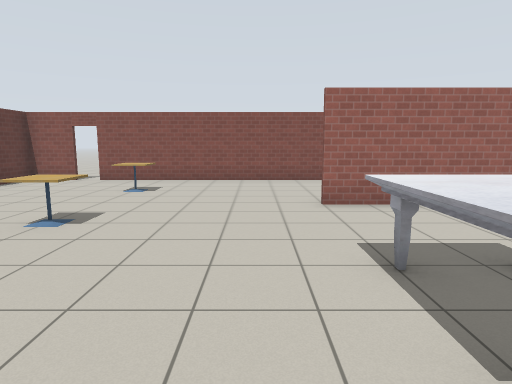
view 1 (above)

16 first-person views from a walk through a robot-simulator world made for Gazebo. The camera is 1.3 m above the floor, tilts 8° down and sees 75° across. The floor is counted in squares, 1 m on a side. Each view is taken from the middle of a square. On the plan, view 1 faces up. The plan holds only what a view shows up to about 14 squares ahead; the rest is blank. Gazebo's built-in surfaces are drawn with simple patterns.

view 2
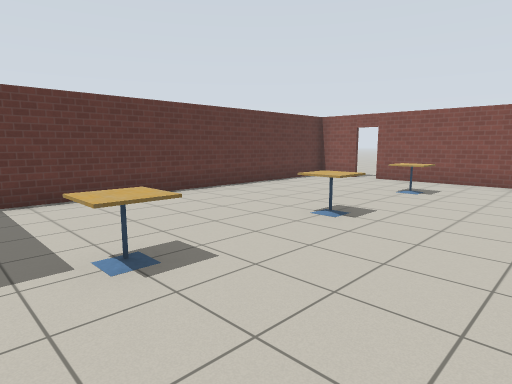

view 3
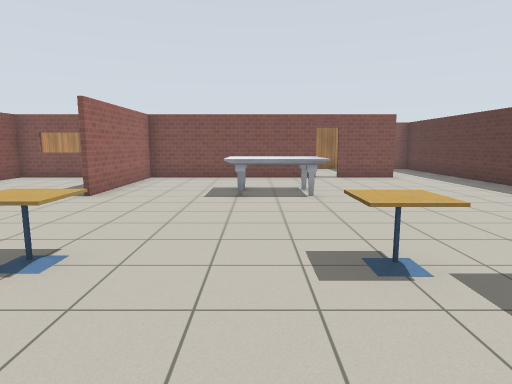

view 4
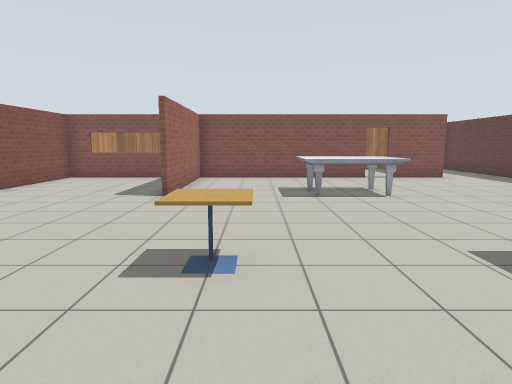

view 5
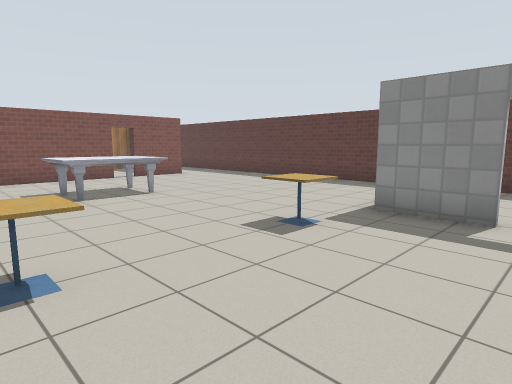

view 6
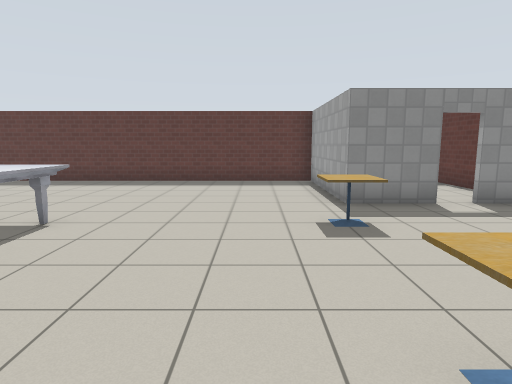

view 7
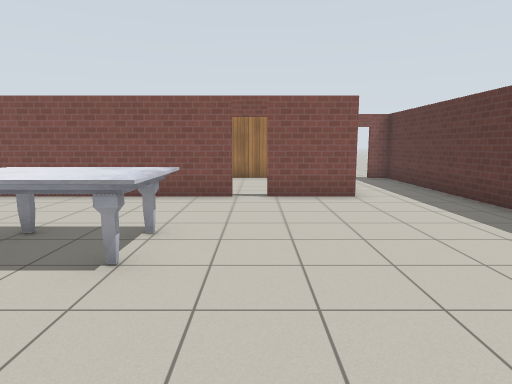

view 8
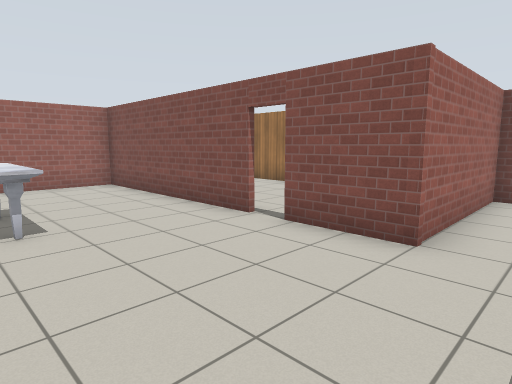

view 9
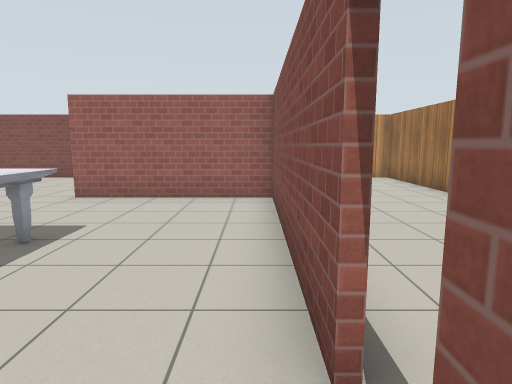

view 10
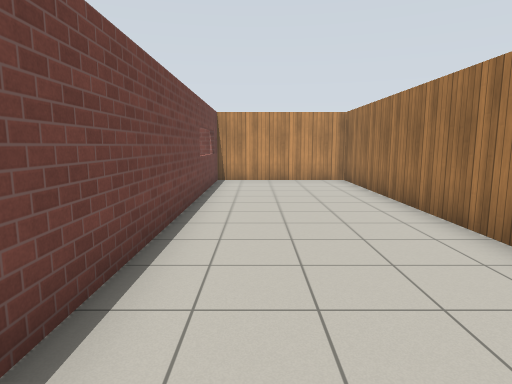

view 11
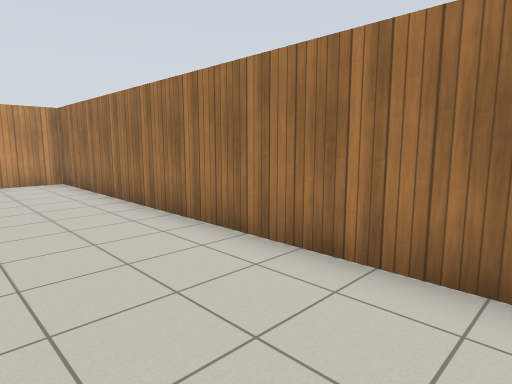

view 12
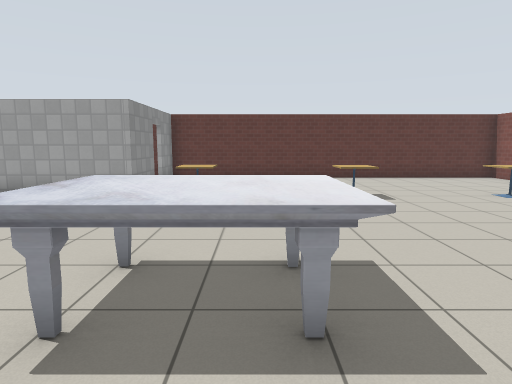

view 13
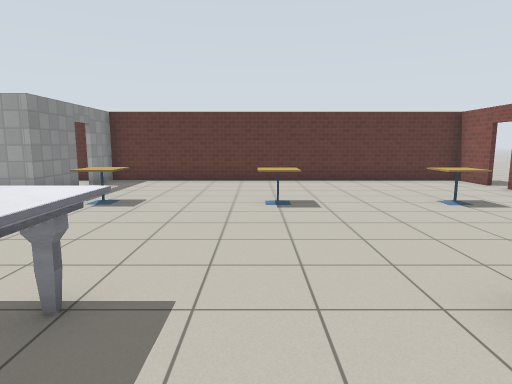

view 14
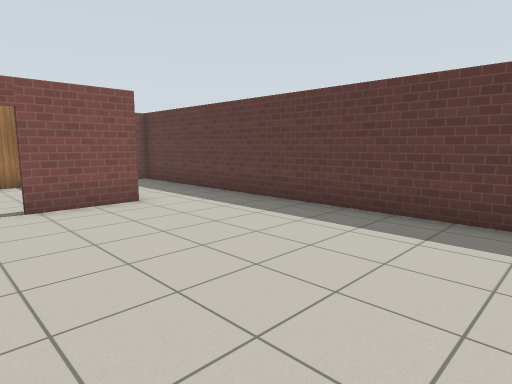

view 15
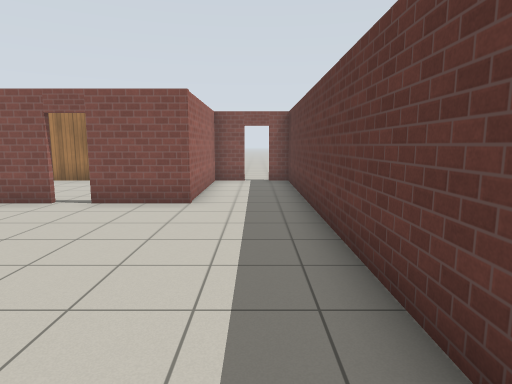

view 16
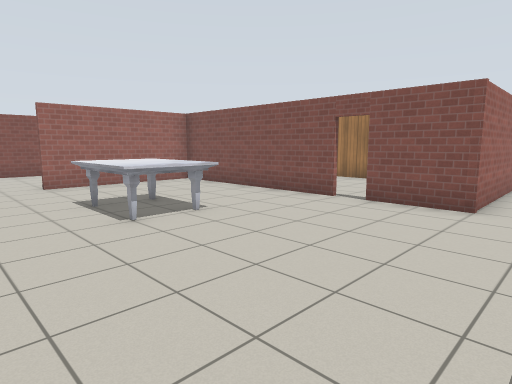

### Floor plan
Points are (right, up) in squares from view 1. A wall is a line through its corners. A room is listed if a view was taken in it or the views show most of it. See-through windows are left out.
Room 1 (views 1, 2, 3, 4, 5, 6, 7, 8, 9, 12, 13, 14, 15, 16)
walls: (6.4, 0.5) (6.4, 7.3) (1.4, 7.3); (-6.1, -0.4) (-4, -0.4) (-4, -5.2) (11.3, -5.2) (11.3, -4.4); (6.4, 8.8) (6.4, 12.5); (-6.7, 12.5) (-8.4, 12.5) (-8.4, -0.4) (-6.9, -0.4); (7.1, 12.5) (-5.9, 12.5); (11.4, -2.5) (6.4, -2.5) (6.4, -0.2); (11.3, -3.6) (11.3, -2.1)
ways out: open door at (6.5, 0) to room 2; open door at (-6.5, 0); open door at (-6.5, 13); open door at (11, -4)
objects: cafe table (-4, 1) to (-3, 2); cafe table (-4, 5) to (-3, 6); cafe table (-4, 9) to (-3, 10); marble table (1, 1) to (3, 4)
Room 2 (views 10, 11)
walls: (6.6, 12.5) (6.6, 1.6); (11.3, -2.1) (11.3, 12.5) (7.1, 12.5)
ways out: open door at (6.5, 0) to room 1

Positions as (right, up) in squares from view 1, and headings:
1: (0, 0), facing up
2: (0, 0), facing up-left
3: (-7, 3), facing right
4: (-7, 5), facing right
5: (-7, 6), facing down-right
6: (-2, 7), facing down
7: (-2, 0), facing right
8: (2, -4), facing up-right
9: (6, -1), facing up
10: (8, 0), facing up
11: (8, 0), facing up-right
12: (5, 3), facing left
13: (4, 5), facing left
14: (-1, 1), facing down-right
15: (-1, -4), facing right
16: (-1, -4), facing up-right
